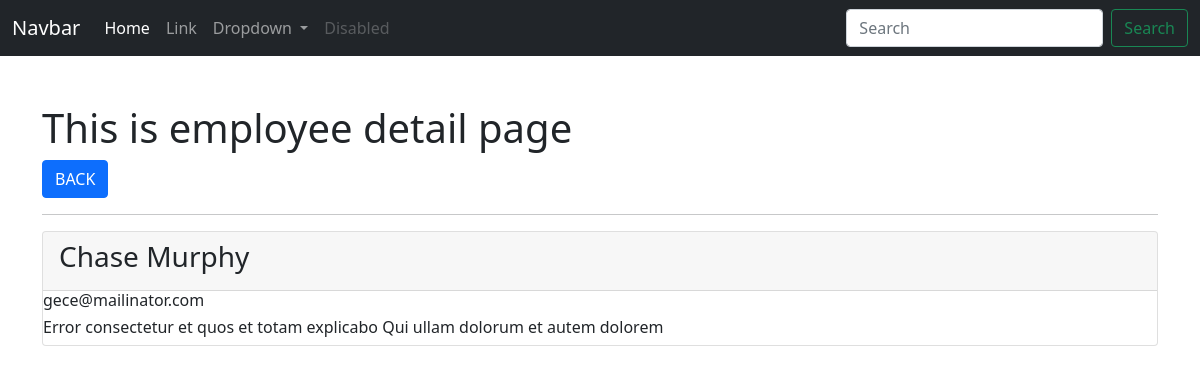
Before: /employee/show/6/ with the older database file.
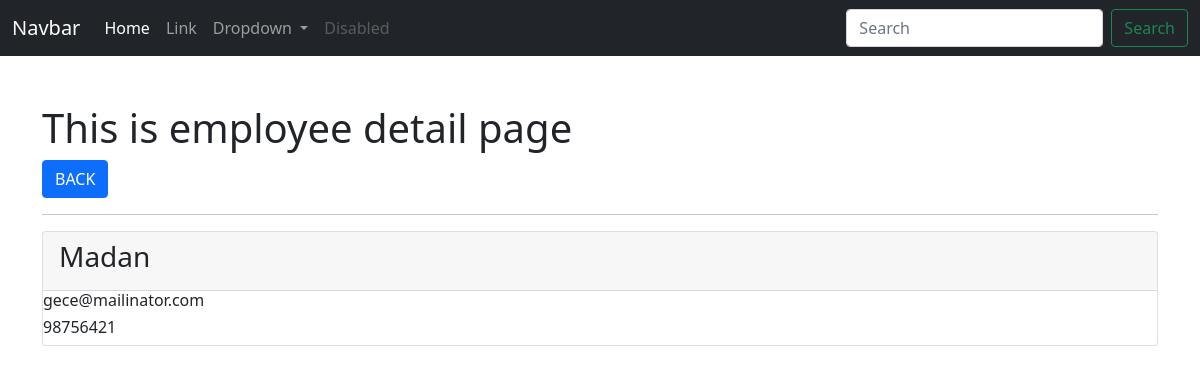
After: the same page with the newer database file.
### app_employeewebsite/models.py (models this page shows, shortened)
class Employee(models.Model):
    full_name = models.CharField(max_length=255)
    contact = models.CharField(max_length=255)
    email = models.EmailField()
    dob = models.DateField()
    join_date = models.DateField()
    gender = models.CharField(max_length=255)
    blood_group = models.CharField(max_length=255)
    address = models.CharField(max_length=255)
    user = models.ForeignKey(User, on_delete=models.CASCADE)
    department = models.ForeignKey(Department, on_delete=models.CASCADE)
    class Meta:
        db_table = 'app_employee'

### app_employeewebsite/views.py (the view)
# urls.py: path('employee/show/<int:id>/', views.employee_show, name='emp-show'),
def employee_show(request, id):
    data = Employee.objects.get(id=id)
    context = {"data": data}
    return render(request, 'employees/show_employee.html', context)

### templates/employees/show_employee.html (shortened to what this page needs)
{% extends 'layouts/master.html' %}
{% block content %}
<div class="container mt-5">
    <h1>This is employee detail page</h1>
    <a href="{% url 'emp-index' %}" class="btn btn-primary">BACK</a>
    <hr>
    <div class="card">
        <div class="card-header"><h3>{{ data.full_name }}</h3></div>
        <div class="ccard-body">
            <h6>{{ data.email }}</h6>
            <h6>{{ data.contact }}</h6>
        </div>
    </div>
</div>
{% endblock %}

Changed rows visible on the page:
changed Employee "gece@mailinator.com": full_name "Chase Murphy" → "Madan"; contact "Error consectetur et quos et totam explicabo Qui ullam dolorum et autem dolorem" → "98756421"
